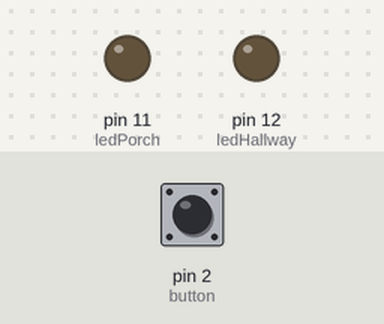
This sketch was run on a simulated Arduino Uno, built with avr-gcc and run on an emulated ATmega328P. On the bench: output pins drawn as LEDs (lit = HIGH). The test bench sets the inputs (shaded band); at power-on: pin 2 (button) HIGH.

Above: at 1.2 s.
1.3 s: pin 2 (button) pulled LOW for 0.15 s
At 2.1 s:
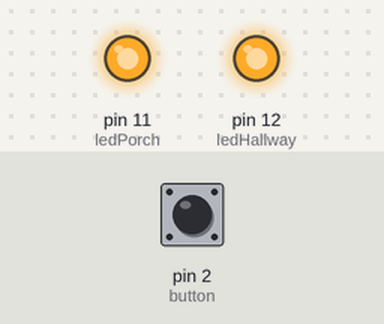
At 32.1 s:
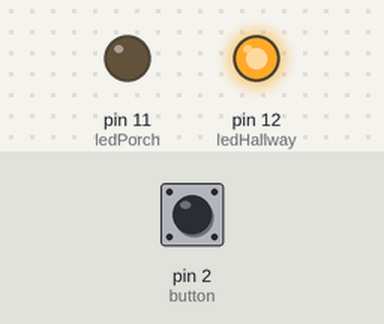
Timing chart, 0 to 32.7 s (numbered marks = the images above; inputs shaded):
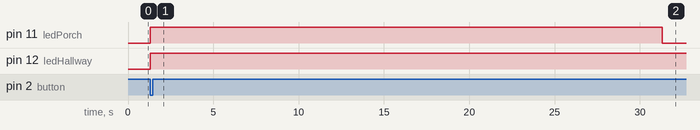

Measured:
- after the input at 1.3 s, pin 11 (ledPorch): LOW → HIGH at once, → LOW 30.0 s later; pin 12 (ledHallway): LOW → HIGH at once

The sketch:

sketch_1.1P.ino
```cpp
// Pin connected to the push button
const int button = 2;

// declared pins connected to porch & hallway LEDs
const int ledPorch = 11;    // Green LED
const int ledHallway = 12;  // Red LED

// Keeps track of whether the lighting timer is currently running
bool timerRunning = false;

unsigned long startTime = 0; // to store the time at which the button/switch was pressed

void setup() // for configuration of the components
{

  pinMode(button, INPUT_PULLUP); // configuring the push button as an input using the internal pull-up resistor

  // Configuring to set the mode of the pins used by the LEDs are set as 'OUTPUT'
  pinMode(ledPorch, OUTPUT);
  pinMode(ledHallway, OUTPUT);

  // Make sure both LEDs are OFF when the system starts by keeping their intialised state 'LOW'
  digitalWrite(ledPorch, LOW);
  digitalWrite(ledHallway, LOW);
}

// Start the lighting timer when button is pressed
void startLightingTimer() {
  timerRunning = true;
  startTime = millis();
  digitalWrite(ledPorch, HIGH);
  digitalWrite(ledHallway, HIGH);
}

// Update the timer and control LEDs accordingly
void updateLightingTimer() {
  unsigned long elapsedTime = millis() - startTime;

  // After 30 seconds, porch light will turn 'OFF'
  if (elapsedTime >= 30000) {
    digitalWrite(ledPorch, LOW);
  }

  // After 60 seconds, hallway light will trun 'OFF' and stop timer
  if (elapsedTime >= 60000) {
    digitalWrite(ledHallway, LOW);
    timerRunning = false;
  }
}

void loop() {
  // Check button press ('LOW' means pressed because of INPUT_PULLUP)
  if (!timerRunning && digitalRead(button) == LOW) {
    startLightingTimer();
  }

  // If timer is running, keep updating lights
  if (timerRunning) {
    updateLightingTimer();
  }
}
```
